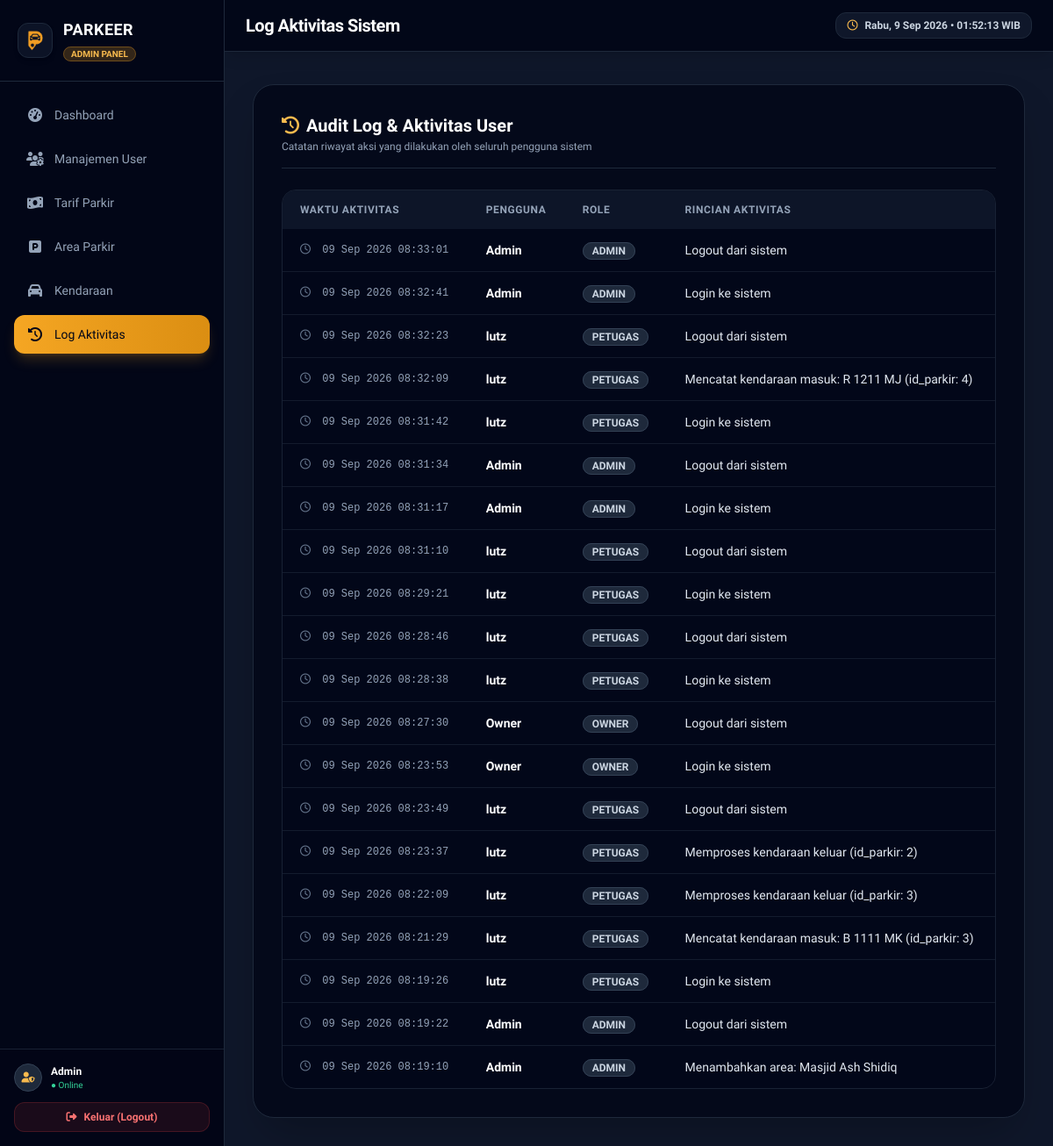
Screenshot of /admin/log_aktivitas.php (signed in) with the database file from the repository.
### tables this page shows
CREATE TABLE `tb_log_aktivitas` (
  `id_log` int NOT NULL,
  `id_user` int NOT NULL,
  `aktivitas` varchar(100) NOT NULL,
  `waktu_aktivitas` datetime NOT NULL
);

CREATE TABLE `tb_user` (
  `id_user` int NOT NULL,
  `nama_lengkap` varchar(50) NOT NULL,
  `username` varchar(50) NOT NULL,
  `password` varchar(100) NOT NULL,
  `role` enum('admin','petugas','owner','') NOT NULL,
  `status_aktif` tinyint(1) NOT NULL DEFAULT '1'
);

### admin/log_aktivitas.php (the view, shortened to what this page needs)
<?php
require_once __DIR__ . '/../includes/header_admin.php';
$database = new Database();
$koneksi = $database->connect();
$halaman = max(1, (int)($_GET['halaman'] ?? 1));
$limit = 20;
$offset = ($halaman - 1) * $limit;
$stmt = $koneksi->prepare(
    "SELECT l.*, u.nama_lengkap, u.role FROM tb_log_aktivitas l
     JOIN tb_user u ON l.id_user = u.id_user
     ORDER BY l.waktu_aktivitas DESC LIMIT :limit OFFSET :offset"
);
$stmt->bindValue(':limit', $limit, PDO::PARAM_INT);
$stmt->bindValue(':offset', $offset, PDO::PARAM_INT);
$stmt->execute();
$logs = $stmt->fetchAll();
?>
<div class="bg-slate-950/80 border border-slate-800 rounded-3xl p-6 sm:p-8 shadow-2xl">
    <div class="flex items-center justify-between mb-6 pb-4 border-b border-slate-800">
        <div>
            <h2 class="text-xl font-bold text-white flex items-center gap-2">
                <i class="fa-solid fa-clock-rotate-left text-brand-400"></i> Audit Log &amp; Aktivitas User
            </h2>
            <p class="text-xs text-slate-400 mt-0.5">Catatan riwayat aksi yang dilakukan oleh seluruh pengguna sistem</p>
        </div>
    </div>
    <div class="overflow-x-auto rounded-2xl border border-slate-800/80">
        <table class="w-full text-sm text-left">
            <thead class="bg-slate-900/90 text-slate-400 text-xs uppercase tracking-wider font-semibold">
                <tr>
                    <th class="px-5 py-3.5">Waktu Aktivitas</th>
                    <th class="px-5 py-3.5">Pengguna</th>
                    <th class="px-5 py-3.5">Role</th>
                    <th class="px-5 py-3.5">Rincian Aktivitas</th>
                </tr>
            </thead>
            <tbody class="divide-y divide-slate-800/60 bg-slate-950/40">
                <?php if (empty($logs)): ?>
                    <tr><td colspan="4" class="text-center py-8 text-slate-500">Belum ada aktivitas tercatat.</td></tr>
                <?php else: foreach ($logs as $log): ?>
                    <tr class="hover:bg-slate-900/50 transition">
                        <td class="px-5 py-3.5 text-xs text-slate-400 font-mono">
                            <i class="fa-regular fa-clock text-slate-500 mr-1.5"></i>
                            <?= date('d M Y H:i:s', strtotime($log['waktu_aktivitas'])) ?>
                        </td>
                        <td class="px-5 py-3.5 font-bold text-white"><?= htmlspecialchars($log['nama_lengkap']) ?></td>
                        <td class="px-5 py-3.5">
                            <span class="px-2.5 py-0.5 rounded-full text-xs font-semibold bg-slate-800 text-slate-300 border border-slate-700 uppercase">
                                <?= htmlspecialchars($log['role']) ?>
                            </span>
                        </td>
                        <td class="px-5 py-3.5 text-slate-200"><?= htmlspecialchars($log['aktivitas']) ?></td>
                    </tr>
                <?php endforeach; endif; ?>
            </tbody>
        </table>
    </div>
</div>
<?php require_once __DIR__ . '/../includes/footer_admin.php'; ?>

### includes/header_admin.php (style rules this page uses)
body { font-family: 'Plus Jakarta Sans', sans-serif; }

### rows the page displays
tb_log_aktivitas: waktu_aktivitas "09 Sep 2026 08:33:01", id_user.nama_lengkap "Admin", id_user.role "ADMIN", aktivitas "Logout dari sistem"
tb_log_aktivitas: waktu_aktivitas "09 Sep 2026 08:32:41", id_user.nama_lengkap "Admin", id_user.role "ADMIN", aktivitas "Login ke sistem"
tb_log_aktivitas: waktu_aktivitas "09 Sep 2026 08:32:23", id_user.nama_lengkap "lutz", id_user.role "PETUGAS", aktivitas "Logout dari sistem"
tb_log_aktivitas: waktu_aktivitas "09 Sep 2026 08:32:09", id_user.nama_lengkap "lutz", id_user.role "PETUGAS", aktivitas "Mencatat kendaraan masuk: R 1211 MJ (id_parkir: 4)"
tb_log_aktivitas: waktu_aktivitas "09 Sep 2026 08:31:42", id_user.nama_lengkap "lutz", id_user.role "PETUGAS", aktivitas "Login ke sistem"
tb_log_aktivitas: waktu_aktivitas "09 Sep 2026 08:31:34", id_user.nama_lengkap "Admin", id_user.role "ADMIN", aktivitas "Logout dari sistem"
tb_log_aktivitas: waktu_aktivitas "09 Sep 2026 08:31:17", id_user.nama_lengkap "Admin", id_user.role "ADMIN", aktivitas "Login ke sistem"
tb_log_aktivitas: waktu_aktivitas "09 Sep 2026 08:31:10", id_user.nama_lengkap "lutz", id_user.role "PETUGAS", aktivitas "Logout dari sistem"
tb_log_aktivitas: waktu_aktivitas "09 Sep 2026 08:29:21", id_user.nama_lengkap "lutz", id_user.role "PETUGAS", aktivitas "Login ke sistem"
tb_log_aktivitas: waktu_aktivitas "09 Sep 2026 08:28:46", id_user.nama_lengkap "lutz", id_user.role "PETUGAS", aktivitas "Logout dari sistem"
tb_log_aktivitas: waktu_aktivitas "09 Sep 2026 08:28:38", id_user.nama_lengkap "lutz", id_user.role "PETUGAS", aktivitas "Login ke sistem"
tb_log_aktivitas: waktu_aktivitas "09 Sep 2026 08:27:30", id_user.nama_lengkap "Owner", id_user.role "OWNER", aktivitas "Logout dari sistem"
tb_log_aktivitas: waktu_aktivitas "09 Sep 2026 08:23:53", id_user.nama_lengkap "Owner", id_user.role "OWNER", aktivitas "Login ke sistem"
tb_log_aktivitas: waktu_aktivitas "09 Sep 2026 08:23:49", id_user.nama_lengkap "lutz", id_user.role "PETUGAS", aktivitas "Logout dari sistem"
tb_log_aktivitas: waktu_aktivitas "09 Sep 2026 08:23:37", id_user.nama_lengkap "lutz", id_user.role "PETUGAS", aktivitas "Memproses kendaraan keluar (id_parkir: 2)"
tb_log_aktivitas: waktu_aktivitas "09 Sep 2026 08:22:09", id_user.nama_lengkap "lutz", id_user.role "PETUGAS", aktivitas "Memproses kendaraan keluar (id_parkir: 3)"
tb_log_aktivitas: waktu_aktivitas "09 Sep 2026 08:21:29", id_user.nama_lengkap "lutz", id_user.role "PETUGAS", aktivitas "Mencatat kendaraan masuk: B 1111 MK (id_parkir: 3)"
tb_log_aktivitas: waktu_aktivitas "09 Sep 2026 08:19:26", id_user.nama_lengkap "lutz", id_user.role "PETUGAS", aktivitas "Login ke sistem"
tb_log_aktivitas: waktu_aktivitas "09 Sep 2026 08:19:22", id_user.nama_lengkap "Admin", id_user.role "ADMIN", aktivitas "Logout dari sistem"
tb_log_aktivitas: waktu_aktivitas "09 Sep 2026 08:19:10", id_user.nama_lengkap "Admin", id_user.role "ADMIN", aktivitas "Menambahkan area: Masjid Ash Shidiq"

### other values shown
$item['label'] "Dashboard"
$item['label'] "Manajemen User"
$item['label'] "Tarif Parkir"
$item['label'] "Area Parkir"
$item['label'] "Kendaraan"
$item['label'] "Log Aktivitas"
$_SESSION['nama_lengkap'] "Admin"
$judulHalaman "Log Aktivitas Sistem"
